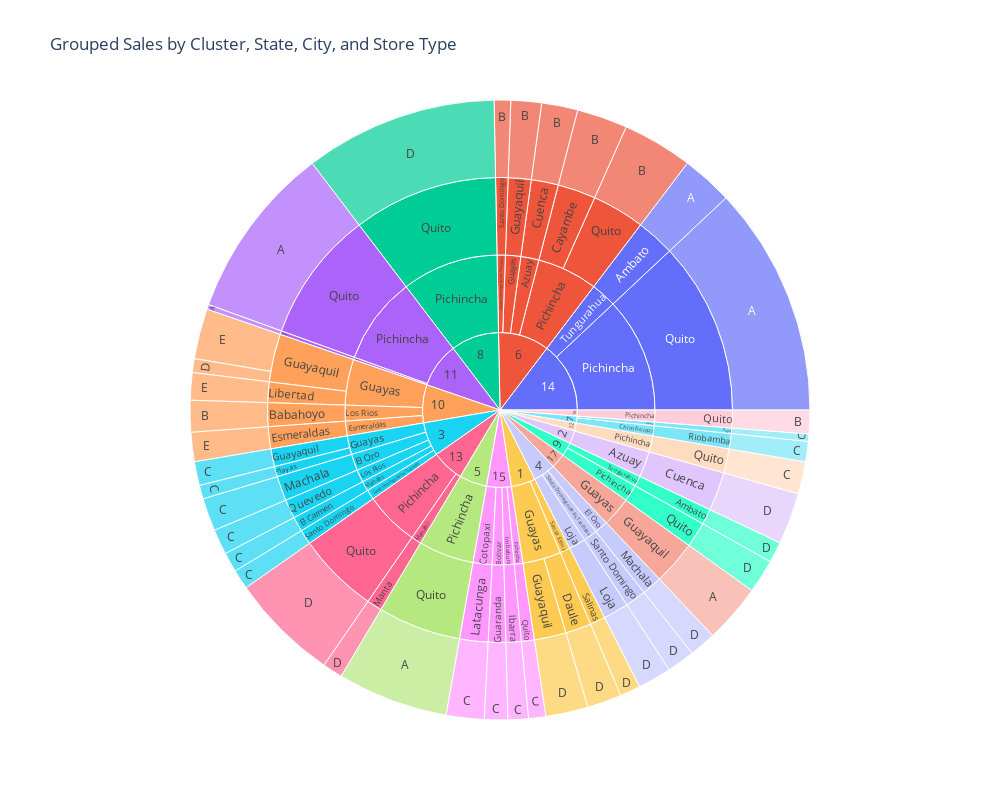

The cell this chart's notebook holds for it:
### Code cell
# Visualize the grouped_sales using plotly sunburst
fig = px.sunburst(grouped_sales, path=['cluster', 'state', 'city', 'type'], values='sales',
                  title='Grouped Sales by Cluster, State, City, and Store Type')
fig.update_layout(width=1000,height=800)
fig.show()

### Figure 1 — Plotly figure (JSON) as saved in the notebook; plotly's stock layout.template omitted (floating-point values rounded to 4 significant figures; data arrays with more than 128 entries replaced by an {"elided": "..."} marker saying what was removed)
{"data": [{"branchvalues": "total", "domain": {"x": [0, 1], "y": [0, 1]}, "hovertemplate": "labels=%{label}<br>sales=%{value}<br>parent=%{parent}<br>id=%{id}<extra></extra>", "ids": {"elided": "137 str values"}, "labels": {"elided": "137 str values"}, "name": "", "parents": {"elided": "137 str values"}, "type": "sunburst", "values": {"elided": "137 float values"}}], "layout": {"height": 800, "legend": {"tracegroupgap": 0}, "title": {"text": "Grouped Sales by Cluster, State, City, and Store Type"}, "width": 1000}}
